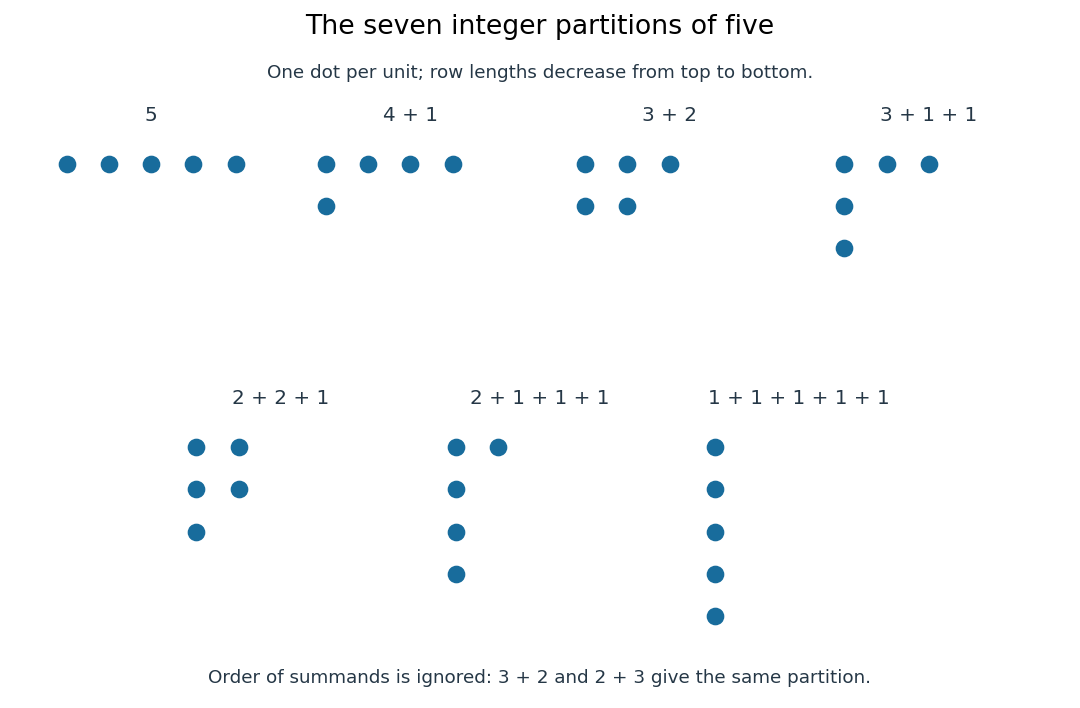

Write Python code to recreate this figure.
"""Enumerate and draw Ferrers diagrams; Python 3.14.4, matplotlib 3.10.7.

Write integer-partitions-of-five.png in the current directory.
"""

from itertools import combinations_with_replacement
from pathlib import Path

import matplotlib

matplotlib.use("Agg")
import matplotlib.pyplot as plt


def partitions(total, largest=None):
    if total == 0:
        yield ()
        return
    if largest is None:
        largest = total
    for part in range(min(total, largest), 0, -1):
        for tail in partitions(total - part, part):
            yield (part,) + tail


def main():
    values = list(partitions(5))
    independent = {tuple(reversed(parts)) for length in range(1, 6)
                   for parts in combinations_with_replacement(range(1, 6), length)
                   if sum(parts) == 5}
    assert len(values) == 7 and set(values) == independent
    coefficients = [1] + [0] * 5
    for part in range(1, 6):
        for total in range(part, 6):
            coefficients[total] += coefficients[total - part]
    assert coefficients == [len(list(partitions(n))) for n in range(6)] == [1, 1, 2, 3, 5, 7]
    fig = plt.figure(figsize=(9, 5.9), dpi=120, facecolor="white")
    for index, parts in enumerate(values):
        row, column = divmod(index, 4)
        left = 0.03 + column * 0.24 + (0.12 if row == 1 else 0)
        bottom = 0.50 if row == 0 else 0.10
        ax = fig.add_axes((left, bottom, 0.22, 0.31))
        ax.set(xlim=(-0.5, 4.5), ylim=(4.5, -0.7))
        ax.set_aspect("equal")
        ax.axis("off")
        for i, part in enumerate(parts):
            ax.scatter(range(part), [i] * part, s=92, color="#186c9c")
        ax.set_title(" + ".join(map(str, parts)), fontsize=12, pad=8,
                     color="#253746")
    fig.suptitle("The seven integer partitions of five", fontsize=16, y=0.98)
    fig.text(0.5, 0.89, "One dot per unit; row lengths decrease from top to bottom.",
             ha="center", fontsize=11, color="#253746")
    fig.text(0.5, 0.035, "Order of summands is ignored: 3 + 2 and 2 + 3 give the same partition.",
             ha="center", fontsize=11, color="#253746")
    fig.savefig(Path.cwd() / Path(__file__).with_suffix(".png").name,
                facecolor="white", transparent=False)
    plt.close(fig)
    print(f"Independent enumerations agree: {values}; coefficients through degree five: {coefficients}.")


if __name__ == "__main__":
    main()
